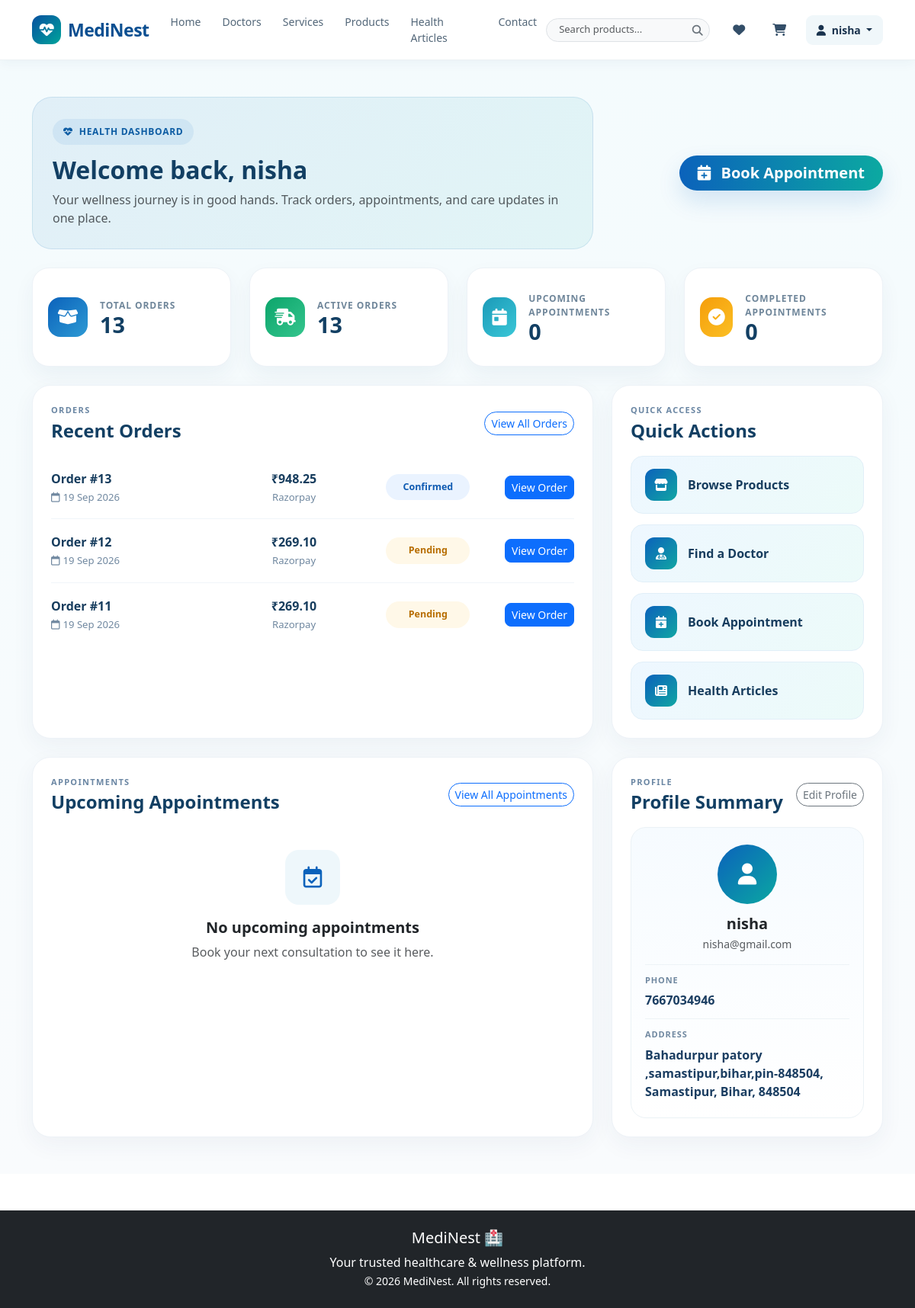
Before: /accounts/dashboard/ (signed in) with the older database file.
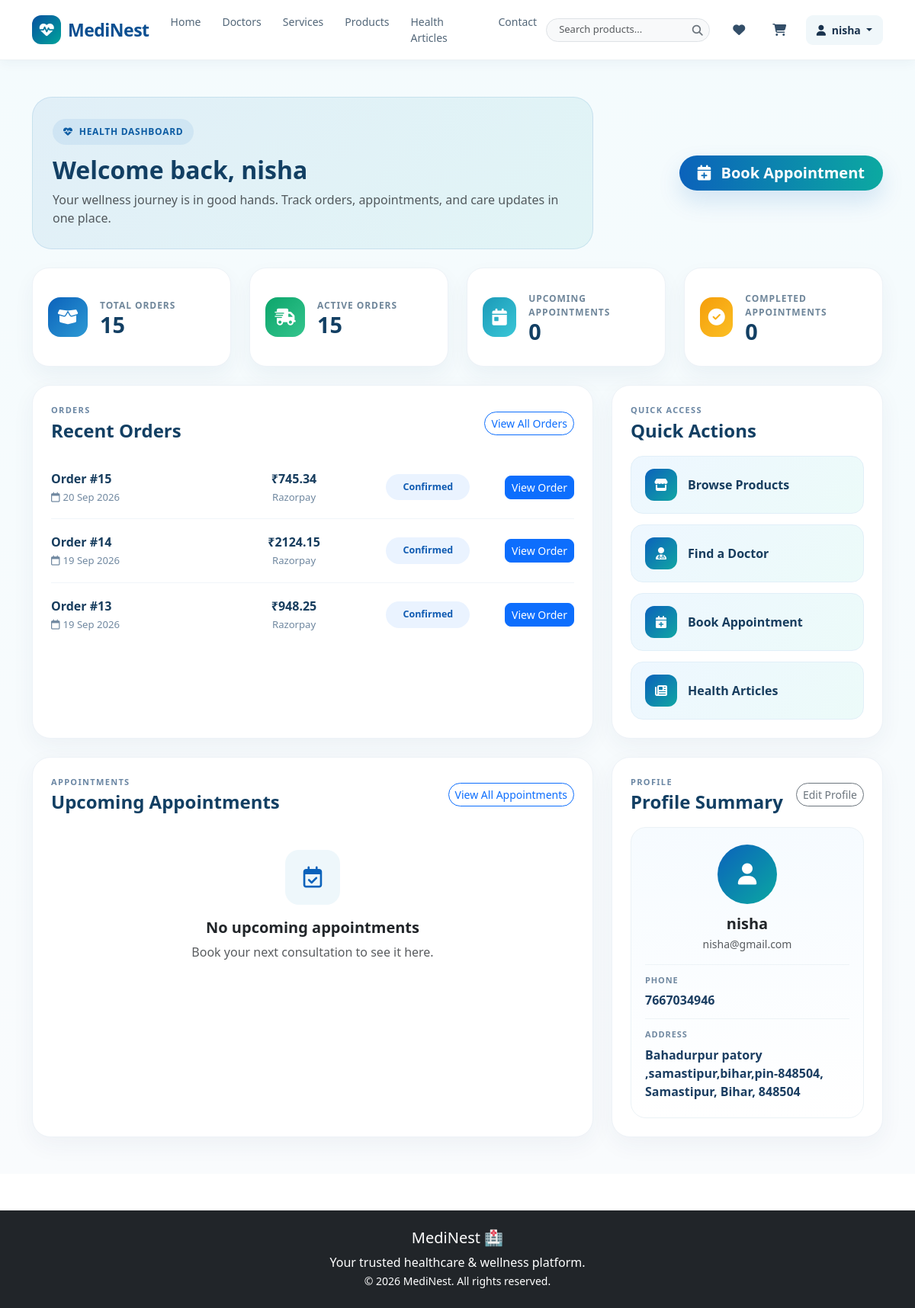
After: the same page with the newer database file.
### orders/models.py (models this page shows, shortened)
class Order(models.Model):
    PAYMENT_CHOICES = [
        ("razorpay", "Razorpay"),
        ("cod", "Cash on Delivery"),
    ]
    STATUS_CHOICES = [
        ("pending", "Pending"),
        ("confirmed", "Confirmed"),
        ("shipped", "Shipped"),
        ("delivered", "Delivered"),
        ("cancelled", "Cancelled"),
    ]
    user = models.ForeignKey(
        settings.AUTH_USER_MODEL,
        on_delete=models.CASCADE
    )
    full_name = models.CharField(max_length=150)
    phone = models.CharField(max_length=20)
    address_line1 = models.CharField(max_length=255)
    address_line2 = models.CharField(max_length=255, blank=True)
    city = models.CharField(max_length=100)
    state = models.CharField(max_length=100)
    pincode = models.CharField(max_length=10)
    payment_method = models.CharField(
        max_length=20,
        choices=PAYMENT_CHOICES,
        default="cod"
    )
    status = models.CharField(
        max_length=20,
        choices=STATUS_CHOICES,
        default="pending"
    )
    razorpay_order_id = models.CharField(
        max_length=255,
        blank=True,
        null=True
    )
    razorpay_payment_id = models.CharField(
        max_length=255,
        blank=True,
        null=True
    )
    razorpay_signature = models.CharField(
        max_length=255,
        blank=True,
        null=True
    )
    invoice_number = models.CharField(
        max_length=50,
        blank=True,
        null=True
    )
    paid_at = models.DateTimeField(blank=True, null=True)
    total_amount = models.DecimalField(
        max_digits=10,
        decimal_places=2
    )
    created_at = models.DateTimeField(auto_now_add=True)

### accounts/views.py (the view)
# urls.py: path("dashboard/", dashboard, name="dashboard"),
@login_required(login_url="accounts:login")
def dashboard(request):
    user = request.user
    today = timezone.now().date()
    user_orders = Order.objects.filter(user=user)
    user_appointments = Appointment.objects.filter(user=user).select_related("doctor")
    total_orders = user_orders.count()
    active_orders = user_orders.exclude(status__in=["delivered", "cancelled"]).count()
    upcoming_appointments = user_appointments.filter(
        appointment_date__gte=today
    ).exclude(status__in=["Cancelled", "Completed"]).count()
    completed_appointments = user_appointments.filter(status="Completed").count()
    recent_orders = user_orders.order_by("-created_at")[:3]
    appointments = user_appointments.filter(
        appointment_date__gte=today
    ).exclude(status__in=["Cancelled", "Completed"]).order_by(
        "appointment_date", "appointment_time"
    )[:3]
    latest_order = user_orders.order_by("-created_at").first()
    user_name = user.get_full_name() or user.first_name or user.username
    profile_phone = latest_order.phone if latest_order else "Not available"
    profile_address = "Not available"
    if latest_order:
        address_parts = [
            latest_order.address_line1,
            latest_order.address_line2,
            latest_order.city,
            latest_order.state,
            latest_order.pincode,
        ]
        profile_address = ", ".join(part for part in address_parts if part)
    context = {
        "user_name": user_name,
        "total_orders": total_orders,
        "active_orders": active_orders,
        "upcoming_appointments": upcoming_appointments,
        "completed_appointments": completed_appointments,
        "total_appointments": user_appointments.count(),
        "recent_orders": recent_orders,
        "upcoming_appointment_list": appointments,
        "profile_phone": profile_phone,
        "profile_address": profile_address,
        "email": user.email,
    }
    return render(request, "accounts/dashboard.html", context)

### accounts/templates/accounts/dashboard.html (shortened to what the changed rows need)
{% extends "base.html" %}
{% block content %}
<section class="dashboard-page py-5">
    <div class="container">
        <div class="row g-4 align-items-center mb-4">
            <div class="col-lg-8">
                <div class="welcome-panel">
                    <h1 class="fw-bold mb-2">Welcome back, {{ user.first_name|default:user.username }}</h1>
                </div>
            </div>
        </div>
        <div class="row g-4 mb-4">
            <div class="col-md-6 col-xl-3">
                <div class="stat-card primary-card">
                    <div>
                        <div class="stat-label">Total Orders</div>
                        <div class="stat-value">{{ total_orders }}</div>
                    </div>
                </div>
            </div>
            <div class="col-md-6 col-xl-3">
                <div class="stat-card success-card">
                    <div>
                        <div class="stat-label">Active Orders</div>
                        <div class="stat-value">{{ active_orders }}</div>
                    </div>
                </div>
            </div>
        </div>
        <div class="row g-4 mb-4">
            <div class="col-xl-8">
                <div class="panel-card h-100">
                    {% if recent_orders %}
                    <div class="list-group list-group-flush">
                        {% for order in recent_orders %}
                        <div class="list-item-row">
                            <div>
                                <div class="list-title">Order #{{ order.id }}</div>
                                <div class="list-meta">
                                    <i class="fa-regular fa-calendar me-1"></i>{{ order.created_at|date:"d M Y" }}
                                </div>
                            </div>
                            <div class="text-center">
                                <div class="list-title">₹{{ order.total_amount }}</div>
                                <div class="list-meta">{{ order.payment_method|title }}</div>
                            </div>
                            <div class="text-center">
                                <span class="status-pill status-{{ order.status|lower }}">
                                    {{ order.status|title }}
                                </span>
                            </div>
                            <div class="text-end">
                                <a href="{% url 'orders:order_detail' order.id %}"
                                    class="btn btn-primary btn-sm rounded-3">
                                    View Order
                                </a>
                            </div>
                        </div>
                        {% endfor %}
                    </div>
                    {% endif %}
                </div>
            </div>
        </div>
        <div class="row g-4">
            <div class="col-xl-4" id="profile-summary">
                <div class="panel-card h-100">
                    <div class="profile-summary-box">
                        <div class="profile-meta-item">
                            <span class="meta-label">Phone</span>
                            <span class="meta-value">{{ profile_phone }}</span>
                        </div>
                    </div>
                </div>
            </div>
        </div>
    </div>
</section>
{% endblock %}

Changed rows visible on the page:
no longer on this page (row unchanged): Order: id "12", created_at "19 Sep 2026", total_amount "269.10", payment_method "Razorpay", status "Pending"
no longer on this page (row unchanged): Order: id "11", created_at "19 Sep 2026", total_amount "269.10", payment_method "Razorpay", status "Pending"
added Order: id "15", created_at "20 Sep 2026", total_amount "745.34", payment_method "Razorpay", status "Confirmed", phone "7667034946"
added Order: id "14", created_at "19 Sep 2026", total_amount "2124.15", payment_method "Razorpay", status "Confirmed"
Other visible differences:
{{ total_orders }}: "13" → "15"
{{ active_orders }}: "13" → "15"
